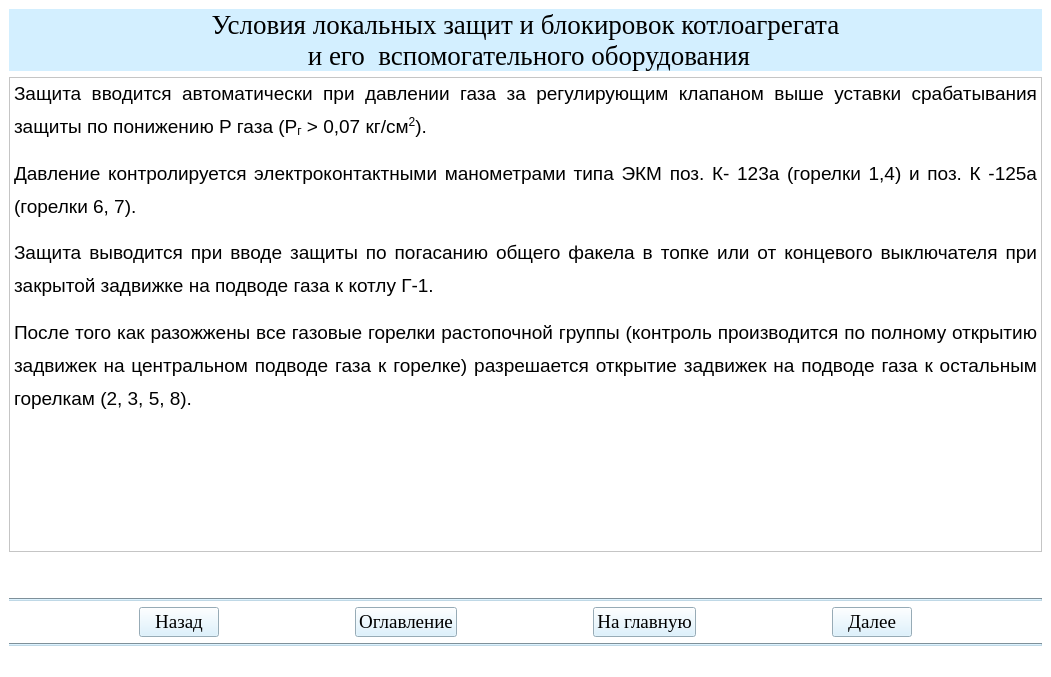
<?xml version="1.0" encoding="UTF-8"?>
<ui version="4.0">
 <class>Teoria38Window</class>
 <widget class="QMainWindow" name="Teoria38Window">
  <property name="geometry">
   <rect>
    <x>0</x>
    <y>0</y>
    <width>1051</width>
    <height>677</height>
   </rect>
  </property>
  <property name="windowTitle">
   <string>АУК</string>
  </property>
  <property name="styleSheet">
   <string notr="true">background-color: rgb(255, 255, 255);</string>
  </property>
  <widget class="QWidget" name="centralwidget">
   <layout class="QGridLayout" name="gridLayout">
    <item row="1" column="0">
     <widget class="QTextBrowser" name="textBrowser">
      <property name="html">
       <string>&lt;!DOCTYPE HTML PUBLIC &quot;-//W3C//DTD HTML 4.0//EN&quot; &quot;http://www.w3.org/TR/REC-html40/strict.dtd&quot;&gt;
&lt;html&gt;&lt;head&gt;&lt;meta name=&quot;qrichtext&quot; content=&quot;1&quot; /&gt;&lt;style type=&quot;text/css&quot;&gt;
p, li { white-space: pre-wrap; }
&lt;/style&gt;&lt;/head&gt;&lt;body style=&quot; font-family:'MS Shell Dlg 2'; font-size:8.25pt; font-weight:400; font-style:normal;&quot;&gt;
&lt;p align=&quot;justify&quot; style=&quot; margin-top:12px; margin-bottom:0px; margin-left:0px; margin-right:0px; -qt-block-indent:0; text-indent:0px; line-height:150%;&quot;&gt;&lt;span style=&quot; font-family:'Times New Roman,serif'; font-size:14pt;&quot;&gt;Защита вводится автоматически при давлении газа за регулирующим клапаном выше уставки срабатывания защиты по понижению Р газа (Р&lt;/span&gt;&lt;span style=&quot; font-family:'Times New Roman,serif'; font-size:14pt; vertical-align:sub;&quot;&gt;г&lt;/span&gt;&lt;span style=&quot; font-family:'Times New Roman,serif'; font-size:14pt;&quot;&gt; &amp;gt; 0,07 кг/см&lt;/span&gt;&lt;span style=&quot; font-family:'Times New Roman,serif'; font-size:14pt; vertical-align:super;&quot;&gt;2&lt;/span&gt;&lt;span style=&quot; font-family:'Times New Roman,serif'; font-size:14pt;&quot;&gt;).&lt;/span&gt;&lt;span style=&quot; font-size:8pt;&quot;&gt; &lt;/span&gt;&lt;/p&gt;
&lt;p align=&quot;justify&quot; style=&quot; margin-top:12px; margin-bottom:0px; margin-left:0px; margin-right:0px; -qt-block-indent:0; text-indent:0px; line-height:150%;&quot;&gt;&lt;span style=&quot; font-family:'Times New Roman,serif'; font-size:14pt;&quot;&gt;Давление контролируется электроконтактными манометрами типа ЭКМ поз. К- 123а (горелки 1,4) и поз. К -125а (горелки 6, 7).&lt;/span&gt;&lt;span style=&quot; font-size:8pt;&quot;&gt; &lt;/span&gt;&lt;/p&gt;
&lt;p align=&quot;justify&quot; style=&quot; margin-top:12px; margin-bottom:0px; margin-left:0px; margin-right:0px; -qt-block-indent:0; text-indent:0px; line-height:150%;&quot;&gt;&lt;span style=&quot; font-family:'Times New Roman,serif'; font-size:14pt;&quot;&gt;Защита выводится при вводе защиты по погасанию общего факела в топке или от концевого выключателя при закрытой задвижке на подводе газа к котлу Г-1. &lt;/span&gt;&lt;/p&gt;
&lt;p align=&quot;justify&quot; style=&quot; margin-top:12px; margin-bottom:0px; margin-left:0px; margin-right:0px; -qt-block-indent:0; text-indent:0px; line-height:150%;&quot;&gt;&lt;span style=&quot; font-family:'Times New Roman,serif'; font-size:14pt;&quot;&gt;После того как разожжены все газовые горелки растопочной группы (контроль производится по полному открытию задвижек на центральном подводе газа к горелке) разрешается открытие задвижек на подводе газа к остальным горелкам (2, 3, 5, 8).&lt;/span&gt;&lt;span style=&quot; font-size:8pt;&quot;&gt; &lt;/span&gt;&lt;/p&gt;
&lt;p align=&quot;justify&quot; style=&quot;-qt-paragraph-type:empty; margin-top:12px; margin-bottom:0px; margin-left:0px; margin-right:0px; -qt-block-indent:0; text-indent:0px; line-height:150%;&quot;&gt;&lt;br /&gt;&lt;/p&gt;&lt;/body&gt;&lt;/html&gt;</string>
      </property>
     </widget>
    </item>
    <item row="5" column="0">
     <widget class="Line" name="line_2">
      <property name="styleSheet">
       <string notr="true">background-color: rgb(191, 216, 230);</string>
      </property>
      <property name="orientation">
       <enum>Qt::Horizontal</enum>
      </property>
     </widget>
    </item>
    <item row="3" column="0">
     <widget class="Line" name="line">
      <property name="styleSheet">
       <string notr="true">background-color: rgb(191, 216, 230);</string>
      </property>
      <property name="orientation">
       <enum>Qt::Horizontal</enum>
      </property>
     </widget>
    </item>
    <item row="4" column="0">
     <layout class="QHBoxLayout" name="horizontalLayout">
      <item>
       <spacer name="horizontalSpacer_2">
        <property name="orientation">
         <enum>Qt::Horizontal</enum>
        </property>
        <property name="sizeHint" stdset="0">
         <size>
          <width>40</width>
          <height>20</height>
         </size>
        </property>
       </spacer>
      </item>
      <item>
       <widget class="QPushButton" name="btn_return38">
        <property name="sizePolicy">
         <sizepolicy hsizetype="Minimum" vsizetype="Fixed">
          <horstretch>0</horstretch>
          <verstretch>0</verstretch>
         </sizepolicy>
        </property>
        <property name="font">
         <font>
          <family>Times New Roman</family>
          <pointsize>14</pointsize>
          <weight>50</weight>
          <bold>false</bold>
         </font>
        </property>
        <property name="styleSheet">
         <string notr="true">background-color: rgb(211, 239, 255);
color: rgb(0, 0, 0);</string>
        </property>
        <property name="text">
         <string>Назад</string>
        </property>
       </widget>
      </item>
      <item>
       <spacer name="horizontalSpacer_5">
        <property name="orientation">
         <enum>Qt::Horizontal</enum>
        </property>
        <property name="sizeHint" stdset="0">
         <size>
          <width>40</width>
          <height>20</height>
         </size>
        </property>
       </spacer>
      </item>
      <item>
       <widget class="QPushButton" name="btn_oglavlenie38">
        <property name="font">
         <font>
          <family>Times New Roman</family>
          <pointsize>14</pointsize>
         </font>
        </property>
        <property name="styleSheet">
         <string notr="true">background-color: rgb(211, 239, 255);
color: rgb(0, 0, 0);</string>
        </property>
        <property name="text">
         <string>Оглавление</string>
        </property>
       </widget>
      </item>
      <item>
       <spacer name="horizontalSpacer">
        <property name="orientation">
         <enum>Qt::Horizontal</enum>
        </property>
        <property name="sizeHint" stdset="0">
         <size>
          <width>40</width>
          <height>20</height>
         </size>
        </property>
       </spacer>
      </item>
      <item>
       <widget class="QPushButton" name="btn_glavnaya38">
        <property name="font">
         <font>
          <family>Times New Roman</family>
          <pointsize>14</pointsize>
          <weight>50</weight>
          <bold>false</bold>
         </font>
        </property>
        <property name="styleSheet">
         <string notr="true">background-color: rgb(211, 239, 255);
color: rgb(0, 0, 0);</string>
        </property>
        <property name="text">
         <string>На главную</string>
        </property>
       </widget>
      </item>
      <item>
       <spacer name="horizontalSpacer_3">
        <property name="orientation">
         <enum>Qt::Horizontal</enum>
        </property>
        <property name="sizeHint" stdset="0">
         <size>
          <width>40</width>
          <height>20</height>
         </size>
        </property>
       </spacer>
      </item>
      <item>
       <widget class="QPushButton" name="btn_dalee38">
        <property name="font">
         <font>
          <family>Times New Roman</family>
          <pointsize>14</pointsize>
          <weight>50</weight>
          <bold>false</bold>
         </font>
        </property>
        <property name="styleSheet">
         <string notr="true">background-color: rgb(211, 239, 255);
color: rgb(0, 0, 0);</string>
        </property>
        <property name="text">
         <string>Далее</string>
        </property>
       </widget>
      </item>
      <item>
       <spacer name="horizontalSpacer_4">
        <property name="orientation">
         <enum>Qt::Horizontal</enum>
        </property>
        <property name="sizeHint" stdset="0">
         <size>
          <width>40</width>
          <height>20</height>
         </size>
        </property>
       </spacer>
      </item>
     </layout>
    </item>
    <item row="0" column="0">
     <widget class="QLabel" name="label_3">
      <property name="font">
       <font>
        <family>Times New Roman</family>
        <pointsize>20</pointsize>
       </font>
      </property>
      <property name="styleSheet">
       <string notr="true">background-color: rgb(211, 239, 255);</string>
      </property>
      <property name="text">
       <string>Условия локальных защит и блокировок котлоагрегата 
 и его  вспомогательного оборудования</string>
      </property>
      <property name="alignment">
       <set>Qt::AlignCenter</set>
      </property>
     </widget>
    </item>
    <item row="2" column="0">
     <spacer name="verticalSpacer">
      <property name="orientation">
       <enum>Qt::Vertical</enum>
      </property>
      <property name="sizeType">
       <enum>QSizePolicy::Fixed</enum>
      </property>
      <property name="sizeHint" stdset="0">
       <size>
        <width>20</width>
        <height>40</height>
       </size>
      </property>
     </spacer>
    </item>
   </layout>
  </widget>
  <widget class="QStatusBar" name="statusbar"/>
 </widget>
 <resources/>
 <connections/>
</ui>
